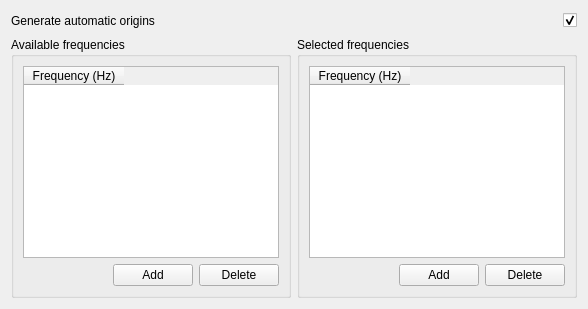
              <widget class="QWidget" name="tab_cpu_cores_general">
               <attribute name="title">
                <string>General</string>
               </attribute>
               <layout class="QVBoxLayout" name="verticalLayout_13">
                <item>
                 <layout class="QHBoxLayout" name="horizontalLayout_28">
                  <item>
                   <widget class="QLabel" name="label_23">
                    <property name="text">
                     <string>Generate automatic origins</string>
                    </property>
                    <property name="buddy">
                     <cstring>checkBox_cpu_cores_automatic_origins</cstring>
                    </property>
                   </widget>
                  </item>
                  <item>
                   <spacer name="horizontalSpacer_27">
                    <property name="orientation">
                     <enum>Qt::Horizontal</enum>
                    </property>
                    <property name="sizeHint" stdset="0">
                     <size>
                      <width>40</width>
                      <height>20</height>
                     </size>
                    </property>
                   </spacer>
                  </item>
                  <item>
                   <widget class="QCheckBox" name="checkBox_cpu_cores_automatic_origins">
                    <property name="layoutDirection">
                     <enum>Qt::RightToLeft</enum>
                    </property>
                    <property name="text">
                     <string/>
                    </property>
                    <property name="checked">
                     <bool>true</bool>
                    </property>
                   </widget>
                  </item>
                 </layout>
                </item>
                <item>
                 <layout class="QHBoxLayout" name="horizontalLayout_31">
                  <item>
                   <widget class="QGroupBox" name="groupBox">
                    <property name="title">
                     <string>Available frequencies</string>
                    </property>
                    <layout class="QVBoxLayout" name="verticalLayout_10">
                     <item>
                      <widget class="QTableWidget" name="tableWidget_cpu_cores_available_frequencies">
                       <property name="selectionMode">
                        <enum>QAbstractItemView::SingleSelection</enum>
                       </property>
                       <property name="selectionBehavior">
                        <enum>QAbstractItemView::SelectRows</enum>
                       </property>
                       <column>
                        <property name="text">
                         <string>Frequency (Hz)</string>
                        </property>
                       </column>
                      </widget>
                     </item>
                     <item>
                      <layout class="QHBoxLayout" name="horizontalLayout_27">
                       <item>
                        <spacer name="horizontalSpacer_26">
                         <property name="orientation">
                          <enum>Qt::Horizontal</enum>
                         </property>
                         <property name="sizeHint" stdset="0">
                          <size>
                           <width>40</width>
                           <height>20</height>
                          </size>
                         </property>
                        </spacer>
                       </item>
                       <item>
                        <widget class="QPushButton" name="pushButton_cpu_cores_available_frequencies_add">
                         <property name="text">
                          <string>Add</string>
                         </property>
                        </widget>
                       </item>
                       <item>
                        <widget class="QPushButton" name="pushButton_cpu_cores_available_frequencies_delete">
                         <property name="text">
                          <string>Delete</string>
                         </property>
                        </widget>
                       </item>
                      </layout>
                     </item>
                    </layout>
                   </widget>
                  </item>
                  <item>
                   <widget class="QGroupBox" name="groupBox_2">
                    <property name="title">
                     <string>Selected frequencies</string>
                    </property>
                    <layout class="QVBoxLayout" name="verticalLayout_11">
                     <item>
                      <widget class="QTableWidget" name="tableWidget_cpu_cores_selected_frequencies">
                       <property name="selectionMode">
                        <enum>QAbstractItemView::SingleSelection</enum>
                       </property>
                       <property name="selectionBehavior">
                        <enum>QAbstractItemView::SelectRows</enum>
                       </property>
                       <column>
                        <property name="text">
                         <string>Frequency (Hz)</string>
                        </property>
                       </column>
                      </widget>
                     </item>
                     <item>
                      <layout class="QHBoxLayout" name="horizontalLayout_29">
                       <item>
                        <spacer name="horizontalSpacer_28">
                         <property name="orientation">
                          <enum>Qt::Horizontal</enum>
                         </property>
                         <property name="sizeHint" stdset="0">
                          <size>
                           <width>40</width>
                           <height>20</height>
                          </size>
                         </property>
                        </spacer>
                       </item>
                       <item>
                        <widget class="QPushButton" name="pushButton_cpu_cores_selected_frequencies_add">
                         <property name="text">
                          <string>Add</string>
                         </property>
                        </widget>
                       </item>
                       <item>
                        <widget class="QPushButton" name="pushButton_cpu_cores_selected_frequencies_delete">
                         <property name="text">
                          <string>Delete</string>
                         </property>
                        </widget>
                       </item>
                      </layout>
                     </item>
                    </layout>
                   </widget>
                  </item>
                 </layout>
                </item>
               </layout>
              </widget>
